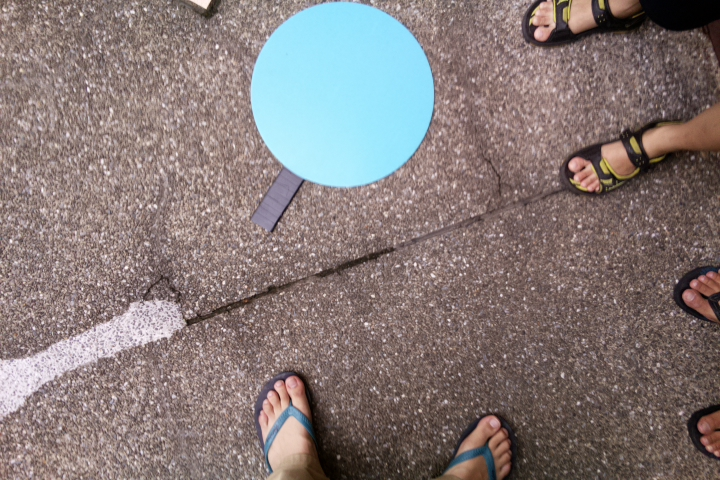
#> input picture img/img_196.jpg, 720 x 480 px, found by its file name; its folder holds 3 pictures in this run
$ python color.py
#> lines starting #> are read from the running program, lines starting #| are printed output that depends on the picture; after the words box and inside, x2 and y2 are one past the last pixel; in counts of white or black regions, pixels touching at a corner belong together
import cv2
import numpy as np
while True:
	inimg=raw_input("name:")
#> the answer given: ../img/img_196.jpg
	img = cv2.imread("/home/user/git/UAV/img/"+inimg)
#> img is the input picture: shape (480, 720, 3); mean B, G, R 119.5, 121.2, 133.4
	hsv = cv2.cvtColor(img, cv2.COLOR_BGR2HSV)
#> hsv: shape (480, 720, 3); mean H, S, V 33.6, 54.4, 140.8
	lower_blue = np.array([90,43,46])
	upper_blue = np.array([124,255,255])
	mask_blue = cv2.inRange(hsv, lower_blue, upper_blue)
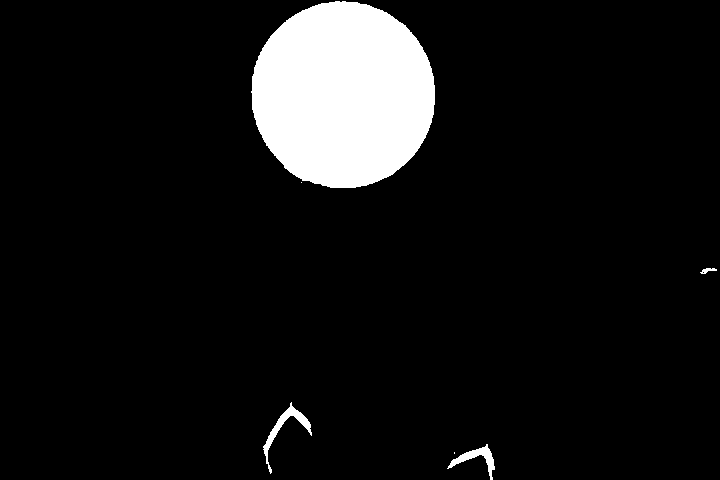
#> mask_blue: shape (480, 720); 8.1% white; 6 white regions (2 under 20 px), largest, box (x1, y1, x2, y2) and area: (251, 1, 435, 188) 27040, (263, 402, 312, 474) 581, (447, 444, 495, 480) 461, (700, 268, 717, 274) 54
	res_blue = cv2.bitwise_and(img,img, mask= mask_blue)
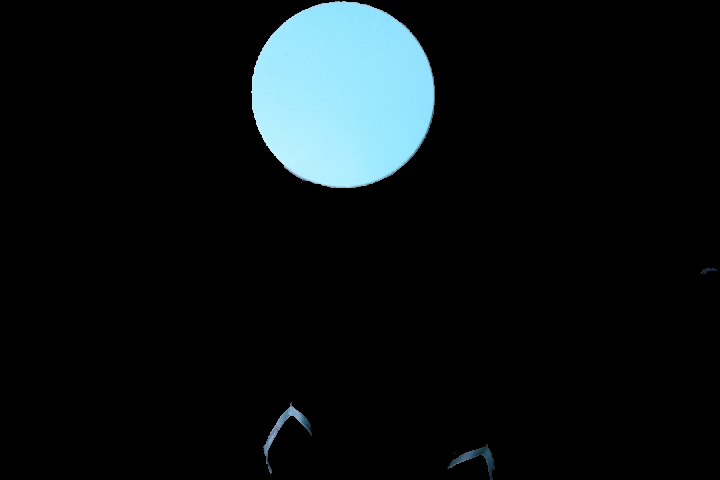
#> res_blue: shape (480, 720, 3); mean B, G, R 20.1, 18.4, 12.8
	cv2.imwrite('mask_'+inimg,res_blue)
#> pass 2 of the loop `while True:`:
#> the answer given: ../img/img_367.jpg
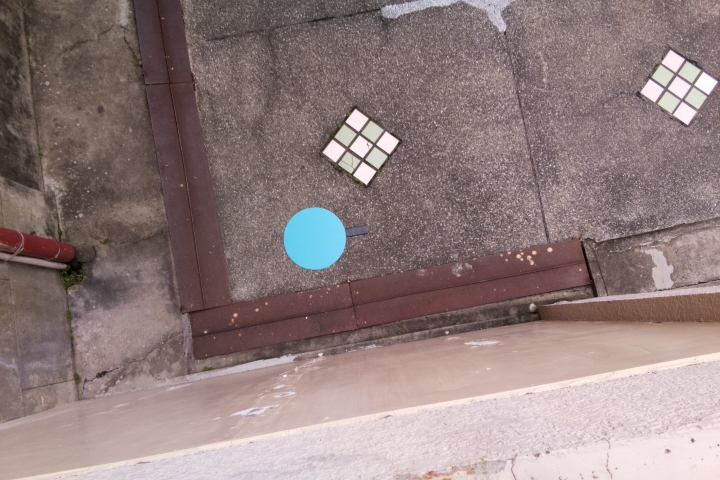
#> input picture img/img_367.jpg, 720 x 480 px, found by its file name
#> img is the input picture: shape (480, 720, 3); mean B, G, R 124.6, 125.6, 144
#> hsv: shape (480, 720, 3); mean H, S, V 70.2, 44.3, 145.2
#> `mask_blue = cv2.inRange(hsv, lower_blue, upper_blue)`:
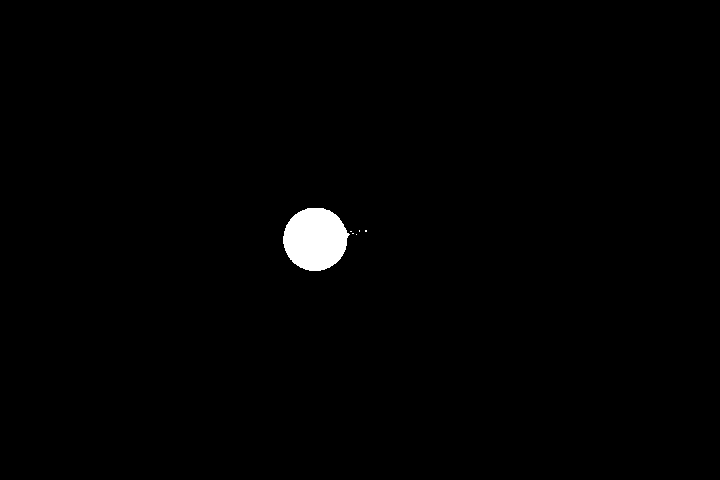
#> mask_blue: shape (480, 720); 0.93% white; 6 white regions (5 under 20 px), largest, box (x1, y1, x2, y2) and area: (283, 208, 350, 271) 3204
#> pass 3 of the loop `while True:`:
#> the answer given: ../img/img_712.jpg
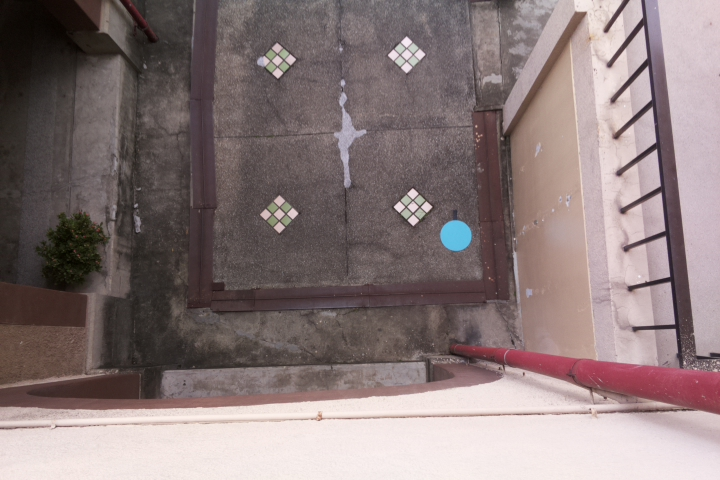
#> input picture img/img_712.jpg, 720 x 480 px, found by its file name
#> img is the input picture: shape (480, 720, 3); mean B, G, R 121, 121.2, 136.7
#> hsv: shape (480, 720, 3); mean H, S, V 66.9, 40.6, 137
#> `mask_blue = cv2.inRange(hsv, lower_blue, upper_blue)`:
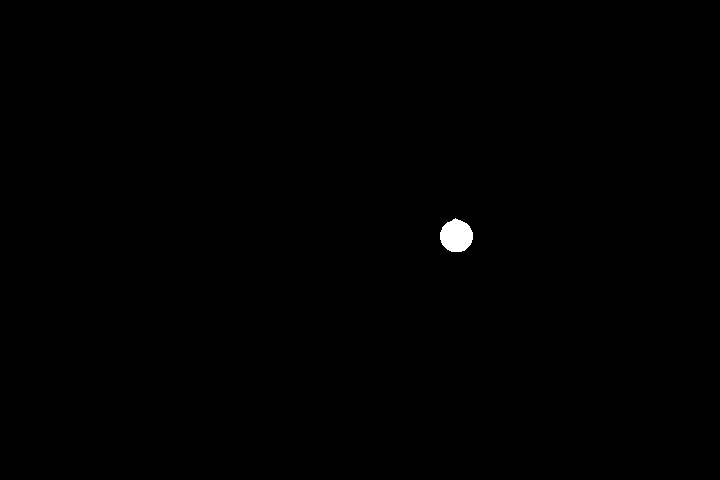
#> mask_blue: shape (480, 720); 0.25% white; 1 white region, box (x1, y1, x2, y2) and area: (440, 218, 473, 252) 847
#> (the run stopped early here; a loop or call above may not have finished)
